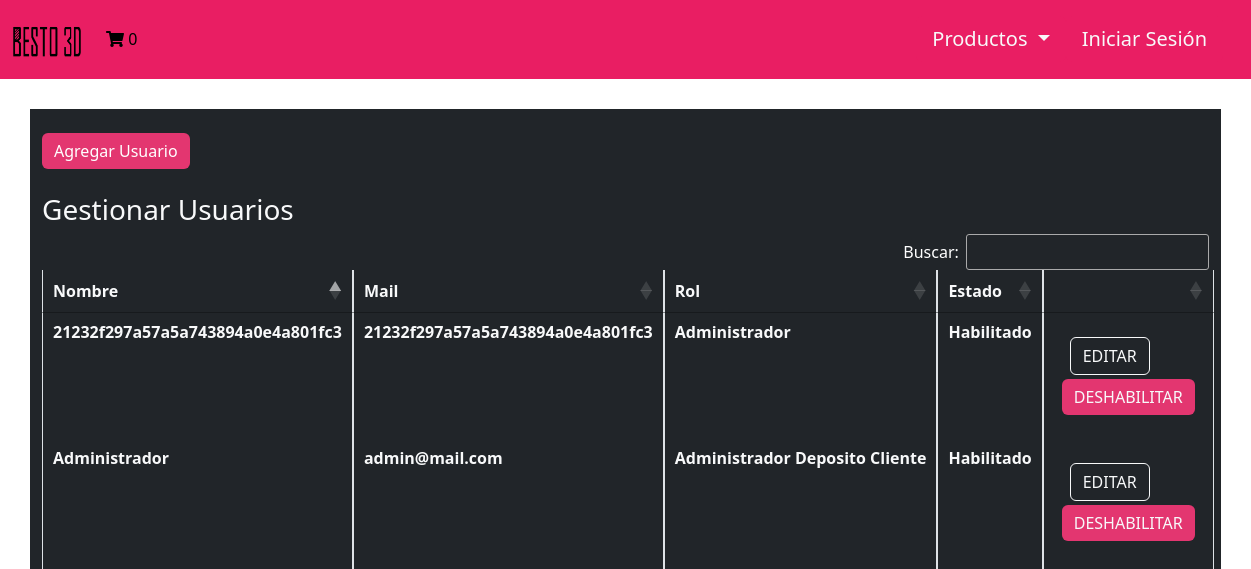
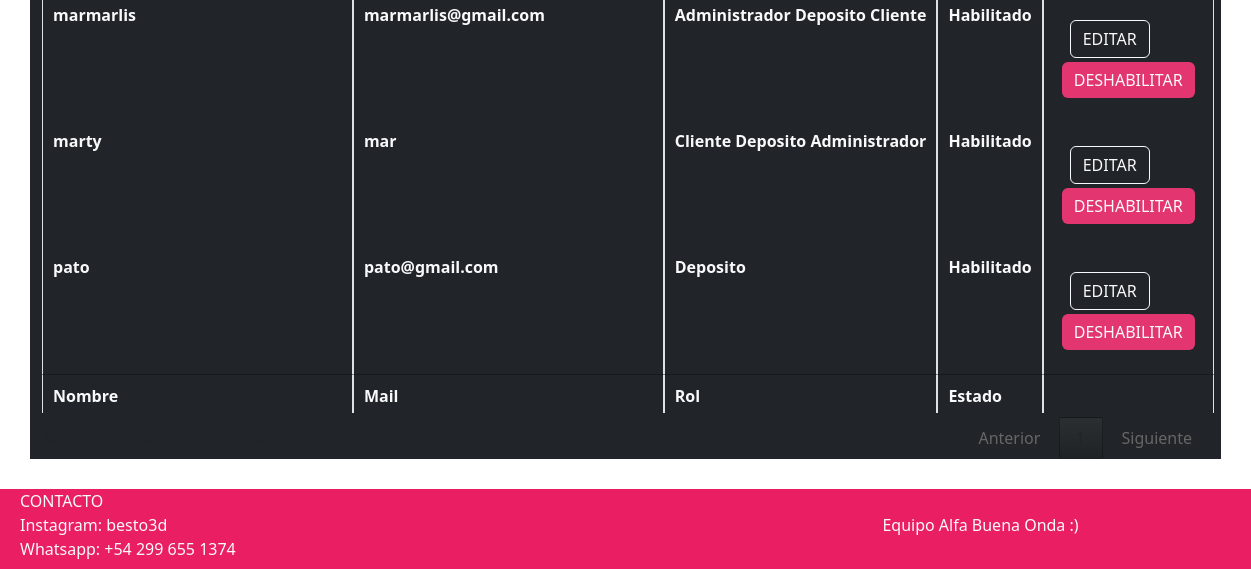
The page /Vista/GestionUsuarios.php on the database as committed earlier (2 pictures, top to bottom).
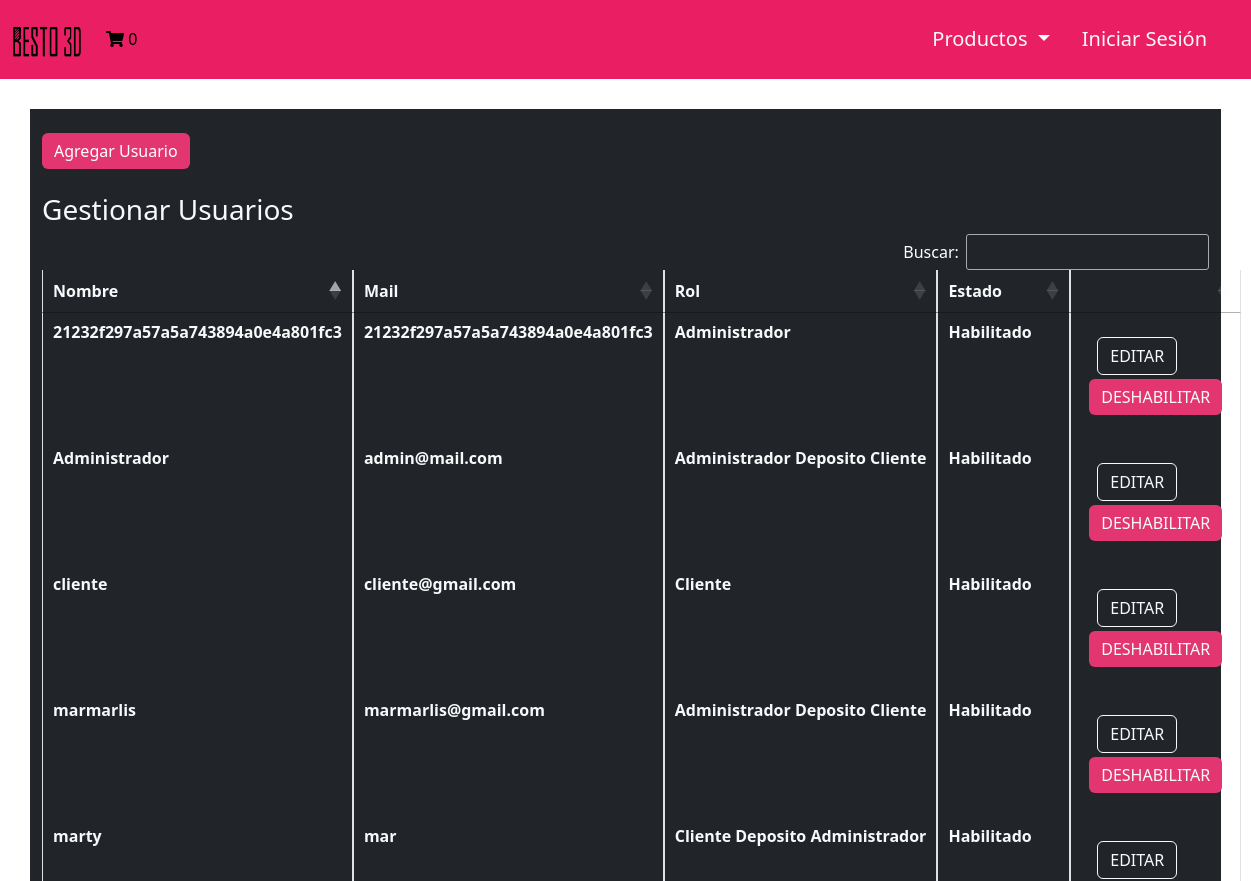
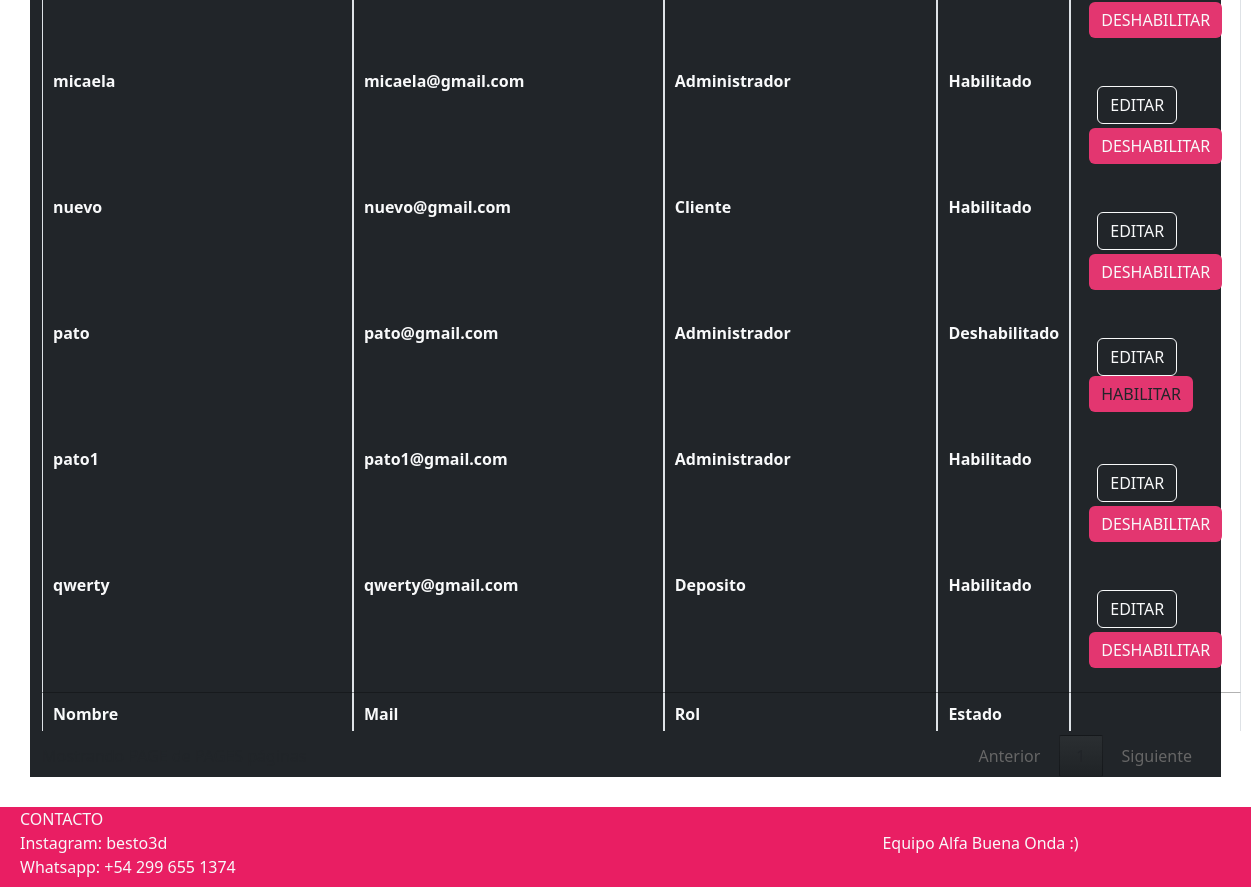
The same page on the database as committed later (2 pictures, top to bottom).
### tables this page shows
CREATE TABLE `usuario` (
  `idusuario` bigint(20) NOT NULL,
  `usnombre` varchar(50) NOT NULL,
  `uspass` varchar(150) NOT NULL,
  `usmail` varchar(50) NOT NULL,
  `usdeshabilitado` timestamp NULL DEFAULT NULL
);

CREATE TABLE `rol` (
  `idrol` bigint(20) NOT NULL,
  `rodescripcion` varchar(50) NOT NULL
);

### Util/funciones.php (called while the page is built, shortened)
<?php
spl_autoload_register(function ($class_name){
    $directorys = array(
        $GLOBALS['ROOT'].'Modelo/',
        $GLOBALS['ROOT'].'Modelo/Conector/',
        $GLOBALS['ROOT'].'Control/',
    );
    foreach($directorys as $directory){
        if(file_exists($directory.$class_name . '.php')){
            return;
        }
    }
});
?>

### Control/Session.php (called while the page is built, shortened)
<?php
include_once 'C_Usuario.php';
include_once 'AbmUsuario.php';
class Session
{
    public function activa()
    {
        $activa = false;
        return $activa;
    }
    public function getUsuario()
    {
        $abmUsuario = new AbmUsuario();
        $where = ['idusuario' => $_SESSION['idusuario']];
        $listaUsuarios = $abmUsuario->buscar($where);
        if ($listaUsuarios >= 1) {
            $usuarioLog = $listaUsuarios[0];
        }
        return $usuarioLog;
    }
    public function getRoles()
    {
        $usuarioActual = $this->getUsuario();
        $objC_UsuarioRol = new C_Usuariorol();
        $param = ['idusuario' => $usuarioActual->getIdusuario()];
        $listaRoles = $objC_UsuarioRol->buscar($param);
        return $listaRoles;
    }
   public function esAdmin()
    {
        $arrayRoles = $this->getRoles();
        $esAdmin = false;
        $i = 0;
        while ($i < count($arrayRoles) && !$esAdmin) {
            if ($arrayRoles[$i]->getIdrol()->getIdrol() == 1) {
                $esAdmin = true;
            }
            $i++;
        }
        return $esAdmin;
    }
    public function tienePermisos($pagina){
       $tienePermisos = false;
       if ($this->activa()){
        $tienePermisos=true;
       } else {
        $tienePermisos=false;
       }
       if($this->esAdmin() && $pagina=="Admin"){
        $tienePermisos=true;
       } elseif ($this->esDeposito() && $pagina=="Deposito"){
        $tienePermisos=true;
       } elseif ($this->esCliente() && $pagina=="Cliente"){
        $tienePermisos=true;
       }else {
        $tienePermisos=false;
       }
       return $tienePermisos;
    }
}

### Modelo/Usuario.php (called while the page is built, shortened)
<?php
class Usuario
{
    private $idusuario;
    private $usnombre;
    private $usmail;
    private $usdeshabilitado;
    public function __construct()
    {
        $this->idusuario = "";
        $this->usnombre = "";
        $this->usmail = "";
        $this->usdeshabilitado = "";
    }
    public function getidusuario()
    {
        return $this->idusuario;
    }
    public function setidusuario($valor)
    {
        $this->idusuario = $valor;
    }
    public function getusnombre()
    {
        return $this->usnombre;
    }
    public function setusnombre($valor)
    {
        $this->usnombre = $valor;
    }
    public function getusmail()
    {
        return $this->usmail;
    }
    public function setusmail($valor)
    {
        $this->usmail = $valor;
    }
    public function getusdeshabilitado()
    {
        return $this->usdeshabilitado;
    }
    public function setusdeshabilitado($valor)
    {
        $this->usdeshabilitado = $valor;
    }
    public static function listar($parametro = "")
    {
        $arreglo = array();
        $base = new BaseDatos();
        $sql = "SELECT * FROM Usuario ";
        if ($parametro != "") {
            $sql .= 'WHERE ' . $parametro;
        }
        $res = $base->Ejecutar($sql);
        if ($res > -1) {
            if ($res > 0) {
                while ($row = $base->Registro()) {
                    $obj = new Usuario();
                    $obj->setear($row['idusuario'], $row['usnombre'], $row['uspass'], $row['usmail'], $row['usdeshabilitado']);
                    array_push($arreglo, $obj);
                }
            }
        } else {
        }
        return $arreglo;
    }
}

### Modelo/Conector/BaseDatos.php (called while the page is built, shortened)
<?php
class BaseDatos extends PDO {
  	private $conec;
  	private $indice;
  	private $resultado;
    public function __construct(){
        $this->indice =0;
        try {
           $this->conec=true;
        }catch (PDOException $e) {
            $this->sql = $e->getMessage();
            $this->conec=false;
        }
    }
    public function Iniciar(){
        return $this->getConec();
    }
    public function getConec(){
        return $this->conec;
    }
    public function setSQL($e){
        return "\n".$this->sql = $e;
    }
    public function Ejecutar($sql){
        if ( stristr($sql,"select")){
            $resp =  $this->EjecutarSelect($sql);
        }
        return $resp;
   }
   private function EjecutarSelect($sql){
       $cant = -1;
       $resultado=parent::query($sql);
       if(!$resultado){
           $this->analizarDebug();
       }else {
          $arregloResult = $resultado->fetchAll();
          $cant = count($arregloResult);
       }
       return $cant;
   }
   public function Registro() {
       $filaActual = false;
       $indiceActual = $this->getIndice();
       if ($indiceActual>=0) {
           $filas = $this->getResultado();
           if($indiceActual<count($filas)){
               $filaActual =  $filas[$indiceActual];
           }else {
               $this->setIndice(-1);
           }
       }
       return $filaActual;
   }
   private function setIndice ($valor){
       $this->indice = $valor;
   }
   private function getIndice (){
       return $this->indice;
   }
   private function setResultado($valor){
       $this->resultado = $valor;
   }
   private function getResultado(){
      return $this->resultado;
   }
}

### Control/AbmUsuario.php (called while the page is built, shortened)
<?php
class AbmUsuario
{
    public function buscar($param)
    {
        $where = " true ";
        $arreglo = Usuario::listar($where);
        return $arreglo;
    }
}

### Modelo/UsuarioRol.php (called while the page is built, shortened)
<?php
include_once '../Modelo/Conector/BaseDatos.php';
class UsuarioRol
{
    public function buscar($idusuariorol)
    {
        $base = new BaseDatos();
        $resp = false;
        $sql = "SELECT * FROM usuarioRol WHERE idusuariorol = '" . $idusuariorol . "'";
        if ($base->Iniciar()) {
            if ($base->Ejecutar($sql)) {
                if ($row2 = $base->Registro()) {
                    $usuario = new Usuario();
                    $rol = new Rol();
                    $rol->buscar($row2['idrol']);
                    $resp = true;
                }
            } else {
                $this->setMensaje($base->getError());
            }
        } else {
            $this->setMensaje($base->getError());
        }
        return $resp;
    }
    public function listar($condicion = '')
    {
        $array = null;
        $base = new BaseDatos();
        $sql =  "select * from usuariorol";
        if ($condicion != '') {
            $sql = $sql . ' where ' . $condicion;
        }
        if ($base->Iniciar()) {
            if ($base->Ejecutar($sql)) {
                $array = array();
                while ($row2 = $base->Registro()) {
                    $objusuarioRol = new usuarioRol();
                    $objusuarioRol->buscar($row2['idusuariorol']);
                    $array[] = $objusuarioRol;
                }
            } else {
                $this->setMensaje($base->getError());
            }
        } else {
            $this->setMensaje($base->getError());
        }
        return $array;
    }
}

### Control/C_Usuariorol.php (called while the page is built, shortened)
<?php
include_once '../Modelo/Usuariorol.php';
class C_Usuariorol
{
    public function buscar($param){
        $where = " true ";
        if ($param<>NULL){
            $where .= '';
            if  (isset($param['idusuario']))
                    $where.=" and idusuario ='".$param['idusuario']."'";
        }
        $obj = new Usuariorol();
        $arreglo =  $obj->listar($where);
        return $arreglo;
    }
}

### Modelo/Rol.php (called while the page is built, shortened)
<?php
include_once '../Modelo/Conector/BaseDatos.php';
class Rol
{
    public function buscar($idrol)
    {
        $base = new BaseDatos();
        $resp = false;
        $sql = "SELECT * FROM rol WHERE idrol = '" . $idrol . "'";
        if ($base->Iniciar()) {
            if ($base->Ejecutar($sql)) {
                if ($row2 = $base->Registro()) {
                    $resp = true;
                }
            } else {
                $this->setMensaje($base->getError());
            }
        } else {
            $this->setMensaje($base->getError());
        }
        return $resp;
    }
}

### Control/C_Usuario.php (called while the page is built, shortened)
<?php
class C_Usuario
{
    public function buscar($param)
    {
        $where = " true ";
        $obj = new Usuario();
        $arreglo =  $obj->listar($where);
        return $arreglo;
    }
}

### Vista/GestionUsuarios.php (the view, shortened to what the rows shown need)
<?php
include_once('Common/Header.php');
$pagina="Admin";
if ($sesion->tienePermisos($pagina)){
?>
<?php
$objUsuario = new C_Usuario();
$usuarios = $objUsuario->buscar([]);
?>
<div style="margin:30px;">
<div class="container-fluid bg-dark ">
<br/>
<br/><br/>
    <table id="lista_usuarios" class="text-light table table-bordered nowrap  table-condensed" style="width:100%">
        <thead>
            <tr>
                <th class="text" data-priority="1"> Nombre </th>
                <th class="text" data-priority="1"> Mail </th>
                <th class="text" data-priority="1"> Rol </th>
                <th class="text" data-priority="1"> Estado </th>
                <th></th>
            </tr>
        </thead>
        <tbody class="text-light">
            <?php foreach ($usuarios as $usuario) {
                $estadoUsuario = $usuario->getUsdeshabilitado() == '0000-00-00 00:00:00' ? "Habilitado" : "Deshabilitado";
                $objUsuarioRol = new C_UsuarioRol();
                $rolesUsuario = $objUsuarioRol->buscar(['idusuario' => $usuario->getIdusuario()]);
                $txtRoles = "";
                foreach ($rolesUsuario as $rol) {
                    $txtRoles = $txtRoles . " " . $rol->getIdrol()->getRodescripcion();
                } ?>
                <tr>
                    <th> <?php echo $usuario->getUsnombre(); ?> </th>
                    <th> <?php echo $usuario->getUsmail(); ?> </th>
                    <th> <?php echo $txtRoles; ?> </th>
                    <th> <?php echo $estadoUsuario ?> </th>
                    <th><form method='post' action='EditarUsuario.php' id="'<?php echo $usuario->getIdUsuario() ?>">
                                    <button type="submit" class="ms-3 mt-3 text-decoration-none btn btn-outline-light"> EDITAR </button>
                                    <br/>
                                    <?php echo $usuario->getUsdeshabilitado() == "0000-00-00 00:00:00" ?
                                        "<button type='button' class='mx-2 mt-1 text-decoration-none btn deshabilitar text-light' id='botonModal'>
                        DESHABILITAR
                        </button>" :
                                        "<button type='button' class='mx-2 mb-1 text-decoration-none btn habilitar' id='botonModal'>
                        HABILITAR
                        </button>";
                                    ?>
                                </form></th>
                </tr>
            <?php
            } ?>
        </tbody>
        <tfoot>
            <tr>
                <th> Nombre </th>
                <th> Mail </th>
                <th> Rol </th>
                <th> Estado </th>
                <th></th>
            </tr>
        </tfoot>
    </table>
</div>
</div>
<?php include_once('Common/Footer.php');
} else {
    ?><script>
            window.location.href = "/TP-Final-Dinamica/Vista/Home.php";
        </script>
    <?php
    }
?>

Rows that differ between the two databases and show on the page:
changed usuario "pato": rol.rodescripcion "Deposito" → "Administrador"; usdeshabilitado "Habilitado" → "Deshabilitado"; usdeshabilitado "DESHABILITAR" → "HABILITAR"
added usuario: usnombre "cliente", usmail "cliente@gmail.com", rol.rodescripcion "Cliente", usdeshabilitado "Habilitado", shows "DESHABILITAR"
added usuario: usnombre "nuevo", usmail "nuevo@gmail.com", rol.rodescripcion "Cliente", usdeshabilitado "Habilitado", shows "DESHABILITAR"
added usuario: usnombre "pato1", usmail "pato1@gmail.com", rol.rodescripcion "Administrador", usdeshabilitado "Habilitado", shows "DESHABILITAR"
added usuario: usnombre "micaela", usmail "micaela@gmail.com", rol.rodescripcion "Administrador", usdeshabilitado "Habilitado", shows "DESHABILITAR"
added usuario: usnombre "qwerty", usmail "qwerty@gmail.com", rol.rodescripcion "Deposito", usdeshabilitado "Habilitado", shows "DESHABILITAR"
